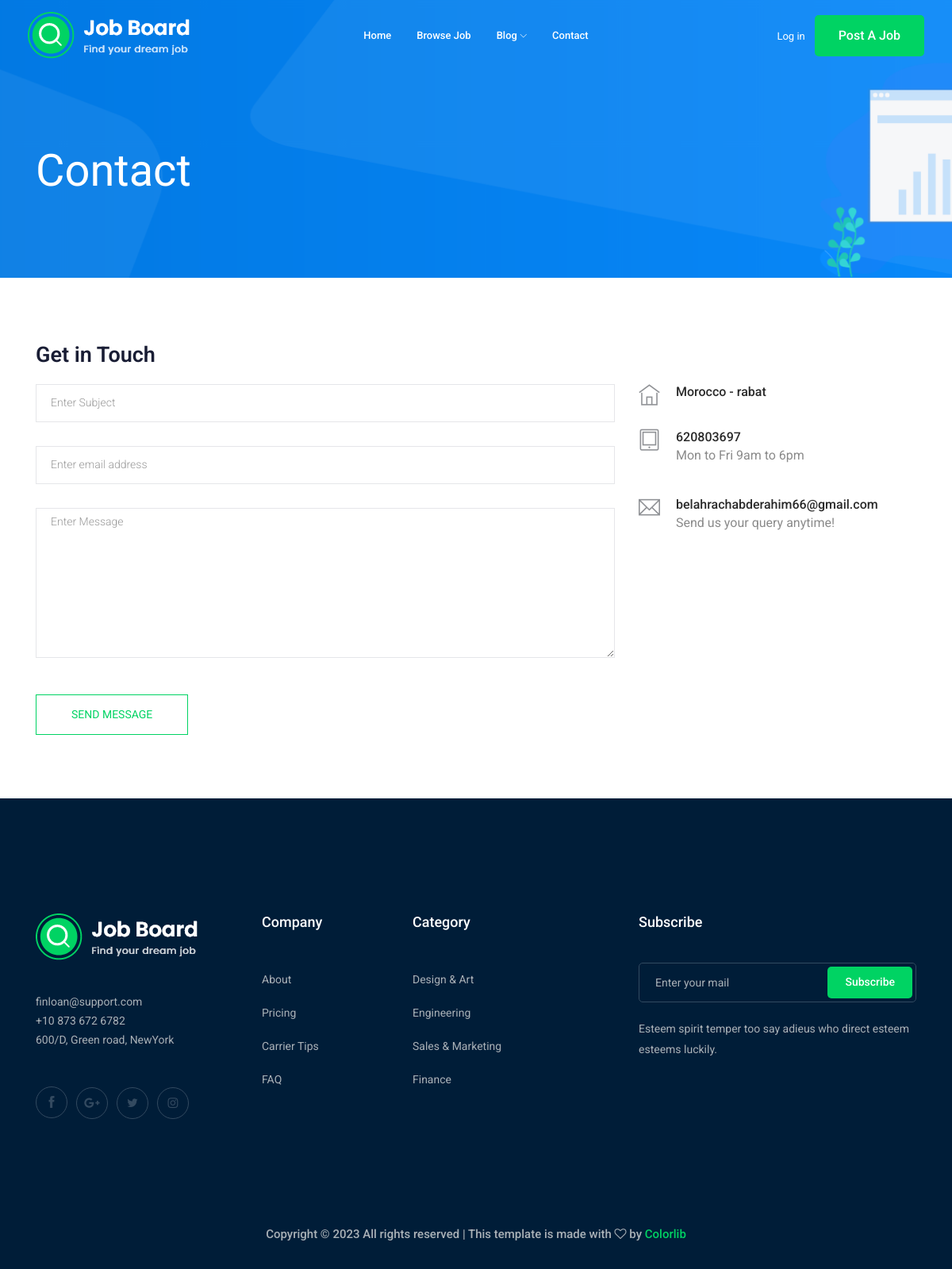
Page /contact/ on the committed database.
### contact/models.py (models this page shows, shortened)
class ContactInfo(models.Model):
    place = models.CharField(max_length=100, null=True)
    phoneNumber = models.IntegerField(null=True)
    email = models.EmailField(max_length=50,null=True)

### contact/views.py (the view, shortened to what this page needs)
# urls.py: path('',views.contact,name='contactPage')
def contact(request):
    myObject = ContactInfo.objects.get()
    context = {
        'myObject' : myObject
    }
    return render(request, 'pages/contact.html', context)

### templates/pages/contact.html (shortened to what this page needs)
{% extends 'base.html' %}
{% block content%}
    <div class="bradcam_area bradcam_bg_1">
        <div class="container">
            <div class="row">
                <div class="col-xl-12">
                    <div class="bradcam_text">
                        <h3>contact</h3>
                    </div>
                </div>
            </div>
        </div>
    </div>
  <section class="contact-section section_padding">
    <div class="container">
      <div class="row">
        <div class="col-12">
          <h2 class="contact-title">Get in Touch</h2>
        </div>
        <div class="col-lg-8">
          <form class="form-contact contact_form" method="post" novalidate="novalidate">
            <div class="row">
              <div class="col-12">
                <div class="form-group">
                  <input class="form-control" name="subject" id="subject" type="text" onfocus="this.placeholder = ''"
                    onblur="this.placeholder = 'Enter Subject'" placeholder='Enter Subject'>
                </div>
              </div>
              <div class="col-sm-12">
                <div class="form-group">
                  <input class="form-control" name="email" id="email" type="email" onfocus="this.placeholder = ''" onblur="this.placeholder = 'Enter email address'" placeholder = 'Enter email address'>
                </div>
              </div>
              <div class="col-12">
                <div class="form-group">
                  <textarea class="form-control w-100" name="message" id="message" cols="30" rows="9" onfocus="this.placeholder = ''"
                    onblur="this.placeholder = 'Enter Message'" placeholder='Enter Message'></textarea>
                </div>
              </div>
            </div>
            <div class="form-group mt-3">
              <button type="submit" class="button button-contactForm btn_4 boxed-btn">Send Message</button>
            </div>
          </form>
        </div>
        <div class="col-lg-4">
          <div class="media contact-info">
            <span class="contact-info__icon"><i class="ti-home"></i></span>
            <div class="media-body">
              <h3>{{ myObject.place }}</h3>
            </div>
          </div>
          <div class="media contact-info">
            <span class="contact-info__icon"><i class="ti-tablet"></i></span>
            <div class="media-body">
              <h3>{{myObject.phoneNumber}}</h3>
              <p>Mon to Fri 9am to 6pm</p>
            </div>
          </div>
          <div class="media contact-info">
            <span class="contact-info__icon"><i class="ti-email"></i></span>
            <div class="media-body">
              <h3>{{myObject.email}}</h3>
              <p>Send us your query anytime!</p>
            </div>
          </div>
        </div>
      </div>
    </div>
  </section>
{% endblock%}

### rows in the picture
ContactInfo: place "Morocco - rabat", phoneNumber "620803697", email "belahrachabderahim66@gmail.com"
